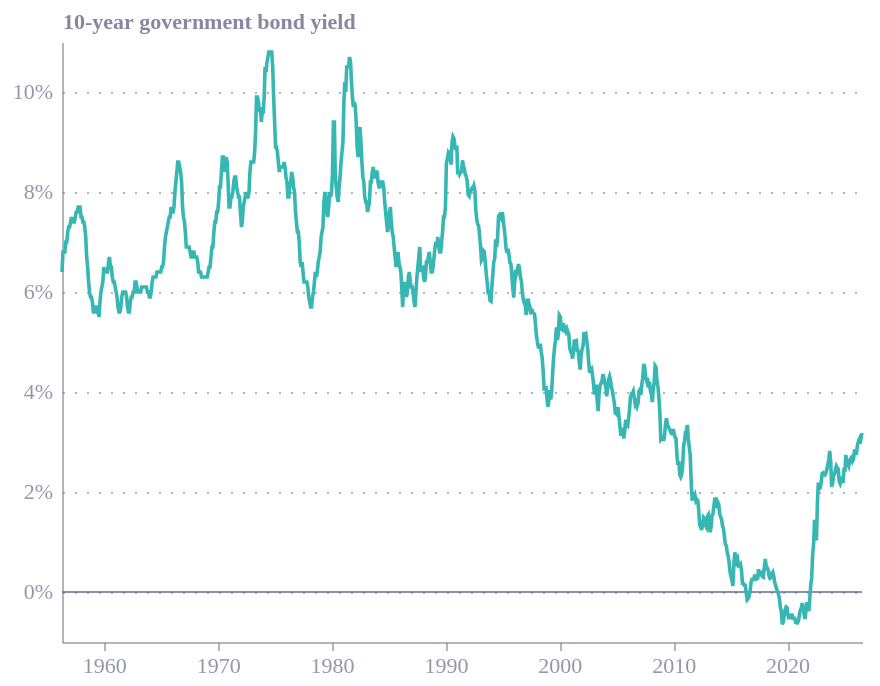

This figure's notebook cell:
### Code cell
from pathlib import Path

import altair as alt
import pandas as pd
from ecostyles import EcoStyles

styles = EcoStyles(); styles.register_and_enable_theme()

# ---------- data path: ../data first, else search up the folder tree ----------
FILENAME = "plot5_g7_bond-yields.csv"
PATH = Path("../data") / FILENAME
if not PATH.exists():
    PATH = next(
        p for parent in [Path.cwd(), *list(Path.cwd().parents)[:4]]
        for p in parent.rglob(FILENAME)
    )
print("Using:", PATH.resolve())

# ---------- settings ----------
COUNTRY = "Germany"
START = None            # e.g. 2000 to zoom in like the FRED chart; None = whole series
GREY = "#676A86"

# ---------- data ----------
df = pd.read_csv(PATH, encoding="utf-8-sig", parse_dates=["date"])
df = df[["date", COUNTRY]].rename(columns={COUNTRY: "yield"})
df["yield"] = pd.to_numeric(df["yield"], errors="coerce")
df = df.dropna().sort_values("date")
if START:
    df = df[df["date"].dt.year >= START]
df["series"] = "10-year yield"      # constant field so the theme assigns the colour

first, last = df["date"].min(), df["date"].max()
print(f"{len(df)} monthly observations, {first:%b %Y} to {last:%b %Y}; "
      f"latest = {df['yield'].iloc[-1]:.2f}%")

# ---------- chart ----------
x = alt.X(
    "date:T", title=None,
    axis=alt.Axis(format="%Y", tickCount=alt.TimeIntervalStep(interval="year", step=10)),
)
y = alt.Y(
    "yield:Q", title="10-year government bond yield",
    axis=alt.Axis(labelExpr="datum.label + '%'"),
)

line = alt.Chart(df).mark_line(strokeWidth=1.8).encode(
    x=x, y=y, color=alt.Color("series:N", legend=None),
)
zero = alt.Chart(pd.DataFrame({"yield": [0]})).mark_rule(
    color=GREY, strokeWidth=0.8).encode(y=y)      # yields went negative, so mark zero

caption = alt.Title(
    text="Source: OECD via FRED",
    subtitle=[f"Germany: 10-year government bond yield, %, monthly, {first.year}–{last.year}."],
    orient="bottom", anchor="start",
    fontSize=11, subtitleFontSize=10,
    color=GREY, subtitleColor=GREY, dy=12)

chart = (
    (zero + line)
    .properties(width=400, height=300)
    .configure(background="white", font="Circular Std")
    .configure_view(fill="transparent", stroke="transparent")
    .configure_axis(labelColor=GREY, titleColor=GREY))

styles.save(chart, path=".", name="germany_bund_yield", svg=True)
chart.save("germany_bund_yield.png", scale_factor=2.0)
chart

### Figure 1 — Vega-Lite specification as saved in the notebook (floating-point values rounded to 4 significant figures; data arrays with more than 128 entries replaced by an {"elided": "..."} marker saying what was removed)
{"config": {"font": "Circular Std", "text": {"color": "#676A86", "align": "left", "baseline": "middle", "dx": 7, "dy": 0, "fontSize": 11}, "view": {"stroke": "transparent", "continuousWidth": 400, "continuousHeight": 300, "discreteWidth": 400, "discreteHeight": 300, "fill": "transparent"}, "range": {"category": ["#36B7B4", "#E6224B", "#F4C245", "#0063AF", "#00A767", "#179FDB", "#EB5C2E"], "diverging": ["#E6224B", "#E54753", "#C9C9C9", "#179FDB", "#122B39"], "heatmap": ["#C9C9C9", "#179FDB", "#0063AF", "#122B39"], "ordinal": ["#00A767", "#36B7B4", "#179FDB", "#0063AF", "#243B5A"]}, "bar": {"color": "#179fdb"}, "line": {"color": "#e6224b"}, "rule": {"color": "#676A86"}, "area": {"opacity": 0.3}, "point": {"filled": true, "size": 80, "color": "#e6224b", "opacity": 0.95}, "geoshape": {"stroke": "white", "strokeWidth": 0.3}, "rect": {"fill": "#d6d4d4", "opacity": 0.3}, "axis": {"labelColor": "#676A86", "labelFontSize": 11, "labelFont": "Circular Std", "labelOpacity": 0.7, "tickColor": "#676A86", "tickOpacity": 0.5, "domainColor": "#676A86", "domainOpacity": 0.5, "gridColor": "#676A86", "gridDash": [2, 2], "gridOpacity": 0.5, "title": null, "titleColor": "#676A86", "titleOpacity": 0.8, "tickSize": 4}, "axisXDiscrete": {"grid": false, "labelAngle": 0, "tickCount": 10, "tickOpacity": 0.5, "title": null}, "axisYDiscrete": {"ticks": false, "labelPadding": 5}, "axisXTemporal": {"grid": false, "ticks": true}, "axisXQuantitative": {"grid": true}, "axisYQuantitative": {"gridColor": "#676A86", "gridDash": [1, 5], "gridOpacity": 0.5, "ticks": false, "labelPadding": 5, "tickCount": 8, "titleAngle": 0, "titleAlign": "left", "titleBaseline": "bottom", "titleX": 0, "titleY": -5}, "title": {"color": "#676A86E6", "subtitleColor": "#676A86", "font": "Circular Std", "subtitleFont": "Circular Std", "anchor": "start", "fontSize": 14, "subtitleFontSize": 12, "subtitlePadding": 4, "offset": 0, "frame": "group"}, "legend": {"titleColor": "#122b39", "title": null, "labelColor": "#122b39", "labelFontSize": 11}, "background": "white"}, "layer": [{"data": {"name": "data-a0e4b6e06ee6d6848199c77a48fe721d"}, "mark": {"type": "rule", "color": "#676A86", "strokeWidth": 0.8}, "encoding": {"y": {"axis": {"labelExpr": "datum.label + '%'"}, "field": "yield", "title": "10-year government bond yield", "type": "quantitative"}}}, {"data": {"name": "data-b65808edd51d285f46872df0ce2a3f75"}, "mark": {"type": "line", "strokeWidth": 1.8}, "encoding": {"color": {"field": "series", "legend": null, "type": "nominal"}, "x": {"axis": {"format": "%Y", "tickCount": {"interval": "year", "step": 10}}, "field": "date", "title": null, "type": "temporal"}, "y": {"axis": {"labelExpr": "datum.label + '%'"}, "field": "yield", "title": "10-year government bond yield", "type": "quantitative"}}}], "height": 300, "width": 400, "$schema": "https://vega.github.io/schema/vega-lite/v6.4.1.json", "datasets": {"data-a0e4b6e06ee6d6848199c77a48fe721d": [{"yield": 0}], "data-b65808edd51d285f46872df0ce2a3f75": {"elided": "844 records"}}}
